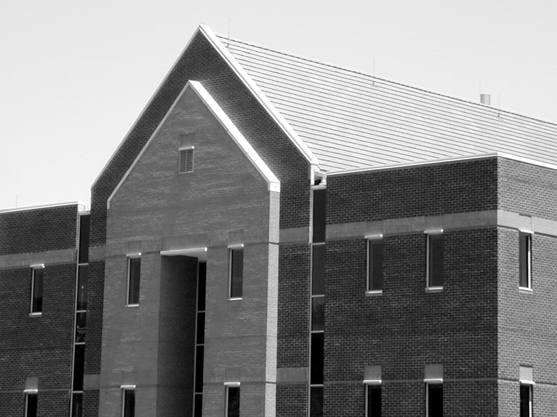
#> input picture lab9/dom.png, 557 x 417 px
$ jupyter execute 09_Canny.ipynb   (older library calls are emulated)
#> lines starting #> are read from the running program, lines starting #| are printed output that depends on the picture; after the words box and inside, x2 and y2 are one past the last pixel; in counts of white or black regions, pixels touching at a corner belong together
# Detekcja krawędzi

## Cel ćwiczenia

- Zapoznanie z metodami detekcji krawędzi:
    - Sobel, Prewitt, Roberts - przypomnienie,
    - Laplasjan z Gaussa (LoG – ang. Laplacian of Gaussian),
    - Canny.

Detekcja krawędzi przez wiele lat była podstawą algorytmów segmentacji.
Krawędzie wykrywane są najczęściej z wykorzystaniem pierwszej (gradient) i drugiej (Laplasjan) pochodnej przestrzennej.
Wykorzystanie obu metod zaprezentowane zostało w ćwiczeniu *Przetwarzanie wstępne. Filtracja kontekstowa*.

W niniejszym ćwiczeniu poznane detektory krawędzi zostaną porównane z bardziej zaawansowanymi: Laplasjan z funkcji Gaussa (LoG), Zero Crossing i Canny.

## Laplasjan z Gaussa (LoG)

Funkcja Gaussa:<br>
\begin{equation}
h(r) = e^{\frac{-r^2}{2 \sigma^2}}
\end{equation} <br>
gdzie:
- $r^2 = x^2 + y^2$
- $\sigma$ to odchylenie standardowe.

Działanie filtracji Gaussowskiej zostało przedstawione w ćwiczeniu "Przetwarzanie wstępne". W jej wyniku następuje rozmazanie obrazu.
Laplasjan tej funkcji dany jest wzorem:

\begin{equation}
\nabla^2 h(r) = \frac{r^2 - 2\sigma^2}{\sigma^4} e^{-\frac{r^2}{2\sigma^2}}
\end{equation}

Funkcję (z oczywistych powodów) nazywamy Laplasjan z Gaussa (LoG).
Ponieważ druga pochodna jest operacją liniową, konwolucja obrazu z $\nabla^2 h(r)$ daje taki sam efekt jak zastosowanie filtracji Gaussa na obrazie, a następnie obliczenie Laplasjanu z wyniku.
Lokalizacja krawędzi polega na znalezieniu miejsca, gdzie po filtracji LoG następuje zmiana znaku.

1. Wczytaj obraz *house.png*.
2. Wykonaj rozmycie Gaussowskie obrazu wejściowego.
W tym celu wykorzysaj funkcję `cv2.GaussianBlur(img, kSize, sigma)`.
Pierwszy argument jest obrazem wejśćiowym.
Drugi jest rozmiarem filtru (podanym w nawiasach okrągłych, np. *(3, 3)*).
Trzecim argumentem jest odchylenie standardowe. Wartość jest dobrana automatycznie, jeśli zosanie podana wartość `0` (będą równe rozmiarowi).
3. Oblicz laplasjan obrazu rozmytego.
W tym celu wykorzysaj funkcję `cv2.Laplacian(img, ddepth)`.
Pierszym argumentem jest obraz wejściowy.
Drugim argumentem jest typ danych wejściowych. Użyj `cv2.CV_32F`.
4. Wyznacz miejsca zmiany znaku.
Zaimplementuj funkcję `crossing(LoG, thr)`:
    - Najpierw stwórz tablicę, do której zostanie zapisany wynik.
    Jej rozmiar jest taki sam jak przetwarzanego obrazu.
    - Następnie wykonaj pętle po obrazie (bez ramki jednopikselowej).
    W każdej iteracji stwórz otoczenie o rozmiarze $3 \times 3$.
    Dla otoczenia oblicz wartość maksymalną i minimalną.
    - Jeśli wartości te mają przeciwne znaki, to do danego miejsca tablicy przypisz wartość:
        - jeśli piksel wejściowy > 0, to dodaj do niego wartość bezwzględną minimum.
        - jeśli piksel wejściowy < 0, to do jego wartości bezwzględnej dodaj maksimum.
    - Zmień zakres wykonanej tablicy do $<0, 255>$.
    - Wykonaj progowanie tablicy. Próg jest argumentem wejściowym.
    - Przeskaluj dane binarne do wartości `[0, 255]`.
    - Wykonaj konwersję do typu *uint8*.
    - Wykonaj rozmycie medianowe wyniku.
    Wykorzystaj funkcję `cv2.medianBlur(img, kSize)`.
    Pierwszym argumentem jest obraz wejśćiowy, a drugim rozmiar filtra.
    - Zwróć wyznaczoną tablicę.
5. Wyświetl obraz wynikowy.
6. Dobierz parametry (rozmiar filtru Gaussa, odchylenie standardowe, próg binaryzacji) tak, by widoczne były kontury domu, ale nie dachówki.

[cell 1]
import cv2
from matplotlib import pyplot as plt
import numpy as np
import math
import os

if not os.path.exists("dom.png") :
    !wget https://raw.githubusercontent.com/vision-agh/poc_sw/master/09_Canny/dom.png --no-check-certificate

house = cv2.imread('dom.png', cv2.IMREAD_GRAYSCALE)
#> house is the input picture: shape (417, 557); min 0, max 255, mean 133.3
plt.imshow(house, 'gray')
plt.xticks([]), plt.yticks([])
plt.show()

[cell 2]
def crossing(LoG, thr):
    result = np.zeros(shape=LoG.shape)
    for i in range(1, LoG.shape[0]-1):
        for j in range(1, LoG.shape[1]-1):
            otoczenie = LoG[i-1:i+2, j-1:j+2]
            min_otoczenie = np.min(np.min(otoczenie))
            max_otoczenie = np.max(np.max(otoczenie))
            if min_otoczenie*max_otoczenie < 0:
                if LoG[i, j] > 0:
                    result[i, j] = LoG[i, j] + np.abs(min_otoczenie)
                if LoG[i, j] < 0:
                    result[i, j] = np.abs(LoG[i, j]) + max_otoczenie
    result_normalized = cv2.normalize(result, None, 0, 255, cv2.NORM_MINMAX)
    result_binary = result_normalized > thr
    result_scaled = result_binary*255
    result_scaled = result_scaled.astype('uint8')
    result_blured = cv2.medianBlur(result_scaled, 3)
    return result_blured

[cell 3]
house_Gaussian_blured = cv2.GaussianBlur(house, (5, 5), 2)
house_laplasjan = cv2.Laplacian(house_Gaussian_blured, cv2.CV_32F)
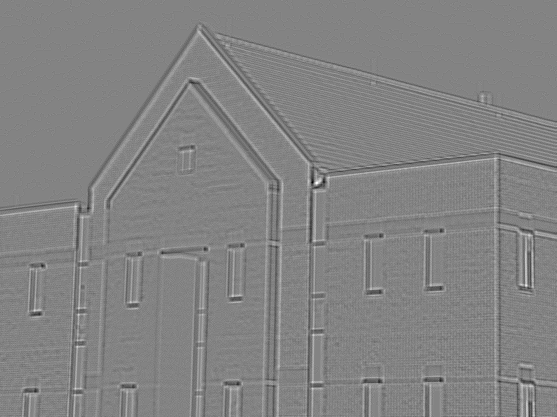
#> house_laplasjan: shape (417, 557) float32; min -51, max 48, mean 0; drawn with min black and max white
res = crossing(house_laplasjan, 1)
#> after the loop in crossing, `for i in range(1, LoG.shape[0]-1):`:
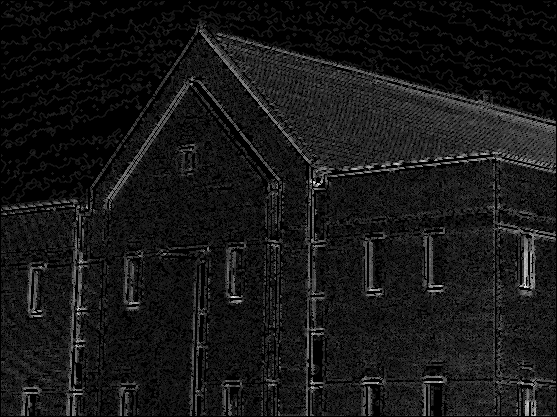
#> result: shape (417, 557) float64; min 0, max 44, mean 4; drawn with min black and max white
#> in crossing, `result_binary = result_normalized > thr`:
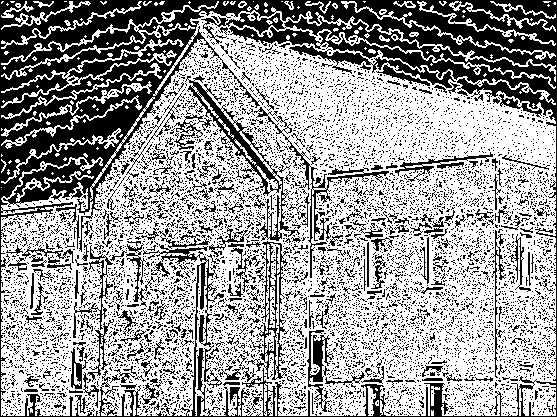
#> result_binary: shape (417, 557) bool; 61.4% white; 7754 black regions (7470 under 20 px), largest, box (x1, y1, x2, y2) and area: (0, 0, 557, 417) 46658, (185, 75, 300, 241) 2215, (254, 107, 389, 278) 1308
#> in crossing, `result_blured = cv2.medianBlur(result_scaled, 3)`: result_blured: shape (417, 557); 71% white; 1901 black regions (1615 under 20 px), largest, box (x1, y1, x2, y2) and area: (0, 0, 557, 417) 41716, (188, 80, 279, 195) 1363, (230, 26, 320, 49) 841

plt.imshow(res, 'gray')
plt.xticks([]), plt.yticks([])
plt.show()

## Algorytm Canny'ego

> Algorytm Canny'ego to często wykorzystywana metoda detekcji krawędzi.
> Zaproponowana została w~1986r. przez Johna F. Cannego.
> Przy jego projektowaniu założono trzy cele:
> - niska liczba błędów - algorytm powinien znajdywać wszystkie krawędzie oraz generować jak najmniej fałszywych detekcji,
> - punkty krawędziowe powinny być poprawnie lokalizowane - wykryte punkty powinny być jak najbardziej zbliżone do rzeczywistych,
> - krawędzie o szerokości 1 piksela - algorytm powinien zwrócić jeden punkt dla każdej rzeczywistej krawędzi.

Zaimplementuj pierwszą część algorytmu detekcji krawędzi Canny'ego:
1. W pierwszym kroku obraz przefiltruj dwuwymiarowym filtrem Gaussa.
2. Następnie oblicz gradient pionowy i poziomy ($g_x $ i $g_y$).
Jedną z metod jest filtracja Sobela.
3. Dalej oblicz amplitudę:
$M(x,y)  = \sqrt{g_x^2+g_y^2}$ oraz kąt:
$\alpha(x,y) = arctan(\frac{g_y}{g_x})$.
Do obliczenia kąta wykorzystaj funkcję `np.arctan2(x1, x2)`.
Wynik jest w radianach.
4. W kolejnym etapie wykonaj kwantyzację kątów gradientu.
Kąty od $-180^\circ$ do $180^\circ$ można podzielić na 8 przedziałów:
[$-22.5^\circ, 22.5^\circ$], [$22.5^\circ, 67.5^\circ$],
[$67.5^\circ, 112.5^\circ$], [$112.5^\circ, 157.5^\circ$],
[$157.5^\circ, -157.5^\circ$], [$-157.5^\circ, -112.5^\circ$],
[$-112.5^\circ, -67.5^\circ$], [$-67.5^\circ, -22.5^\circ$].
Przy czym należy rozpatrywać tylko 4 kierunki:
    - pionowy ($d_1$),
    - poziomy ($d_2$),
    - skośny lewy ($d_3$),
    - skośny prawy ($d_4$).
5. Dalej przeprowadź eliminację pikseli, które nie mają wartości maksymalnej (ang. *nonmaximal suppresion*).
Celem tej operacji jest redukcja szerokości krawędzi do rozmiaru 1 piksela.
Algorytm przebiega następująco.
W rozpatrywanym otoczeniu o rozmiarze $3 \times 3$:
    - określ do którego przedziału należy kierunek gradientu piksela centralnego ($d_1, d_2, d_3, d_4$).
    - przeanalizuje sąsiadów leżących na tym kierunku.
Jeśli choć jeden z nich ma amplitudę większą niż piksel centralny, to należy uznać, że nie jest lokalnym maksimum i do wyniku przypisać $g_N(x,y) = 0$.
W przeciwnym przypadku $g_N(x,y) = M(x,y)$.
Przez $g_N$ rozumiemy obraz detekcji lokalnych maksimów.
Zaimplementuj funkcję `nonmax`.
Pierwszym argementem jest macierz kierunków (po kwantyzacji).
Drugim argumentem jest macierz amplitudy.
6. Ostatnią operacją jest binaryzacja obrazu $g_N$.
Stosuje się tutaj tzw. binaryzację z histerezą.
Wykorzystuje się w niej dwa progi: $T_L$ i $T_H$, przy czym $T_L < T_H$.
Canny zaproponował, aby stosunek progu wyższego do niższego był jak 3 lub 2 do 1.
Rezultaty binaryzacji można opisać jako:<br>
$g_{NH}(x,y) = g_N(x,y) \geq TH $<br>
$g_{NL}(x,y) = TH > g_N(x,y) \geq TL $<br>
Można powiedzieć, że na obrazie $g_{NH}$ są "pewne" krawędzie.
Natomiast na $g_{NL}$ "potencjalne".
7. Na jednym obrazie zaznacz piksele należące do obrazu $g_{NH}$ jako czerwone oraz należące do obrazu $g_{NL}$ jako niebieskie.
Wyświetl obraz.

[cell 4]
def my_canny(image, t_low, t_high):

    image_filtered = cv2.GaussianBlur(image, (5, 5), 0)

    Sobel1 = np.array([[-1, 0, 1], [-2, 0, 2], [-1, 0, 1]])
    Sobel2 = np.array([[1, 2, 1], [0, 0, 0], [-1, -2, -1]])

    Gx = cv2.filter2D(image_filtered, -1, Sobel1)
    Gy = cv2.filter2D(image_filtered, -1, Sobel2)

    M = np.sqrt(Gx**2+Gy**2)

    alpha_rad = np.arctan2(Gy, Gx)
    alpha_deg = alpha_rad*180/np.pi
    alpha_deg[alpha_deg < 0] += 180

    directions = np.zeros(shape=image.shape)

    for i in range(image.shape[0]):
        for j in range(image.shape[1]):
            if (0 <= alpha_deg[i,j] < 22.5) or (157.5 <= alpha_deg[i,j] <= 180):
                directions[i, j] = 0
            elif (22.5 <= alpha_deg[i,j] < 67.5):
                directions[i, j] = 45
            elif (67.5 <= alpha_deg[i,j] < 112.5):
                directions[i, j] = 90
            elif (112.5 <= alpha_deg[i,j] < 157.5):
                directions[i, j] = 135

    gN = nonmax(directions, M)
    gNh = gN >= t_high
    gNl = np.where(np.logical_and(t_high > gN, gN >= t_low), 1, 0)
    return gNl, gNh

[cell 5]
def nonmax(directions, M):
    gN = np.zeros(shape=directions.shape)
    for i in range(1, directions.shape[0]-1):
        for j in range(1, directions.shape[1]-1):
            if(directions[i, j] == 0):
                if(M[i, j-1] > M[i, j] or M[i, j+1] > M[i, j]):
                    gN[i, j] = 0
                else:
                    gN[i, j] = M[i, j]
            elif(directions[i, j] == 45):
                if(M[i+1, j+1] > M[i, j] or M[i-1, j-1] > M[i, j]):
                    gN[i, j] = 0
                else:
                    gN[i, j] = M[i, j]
            elif(directions[i, j] == 90):
                if(M[i-1, j] > M[i, j] or M[i+1, j] > M[i, j]):
                    gN[i, j] = 0
                else:
                    gN[i, j] = M[i, j]
            elif(directions[i, j] == 135):
                if(M[i+1, j-1] > M[i, j] or M[i-1, j+1] > M[i, j]):
                    gN[i, j] = 0
                else:
                    gN[i, j] = M[i, j]
    return gN

[cell 6]
gNl, gNh = my_canny(house, 5, 10)
#> in my_canny, `M = np.sqrt(Gx**2+Gy**2)`:
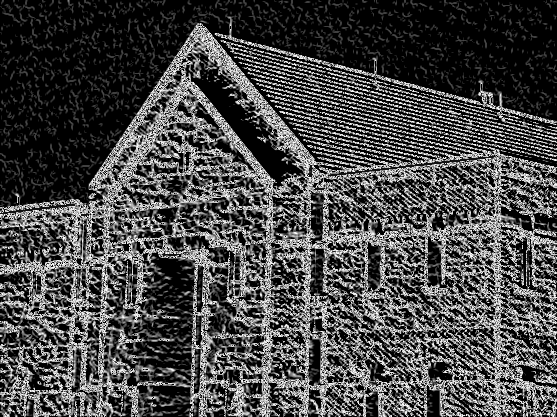
#> M: shape (417, 557) float16; min 0, max 15.81, mean 4.52; drawn with min black and max white
#> after the loop in my_canny, `for i in range(image.shape[0]):`:
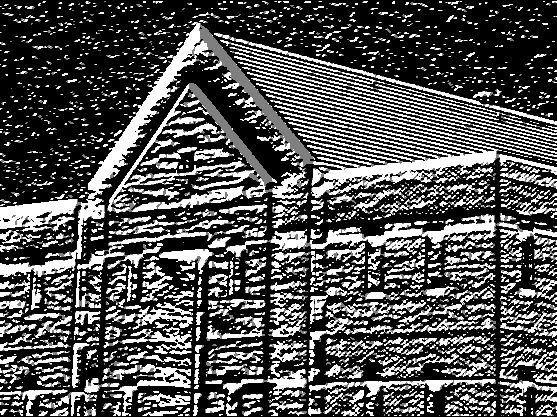
#> directions: shape (417, 557) float64; min 0, max 90, mean 29.4; drawn with min black and max white
#> after the loop in nonmax, `for i in range(1, directions.shape[0]-1):`:
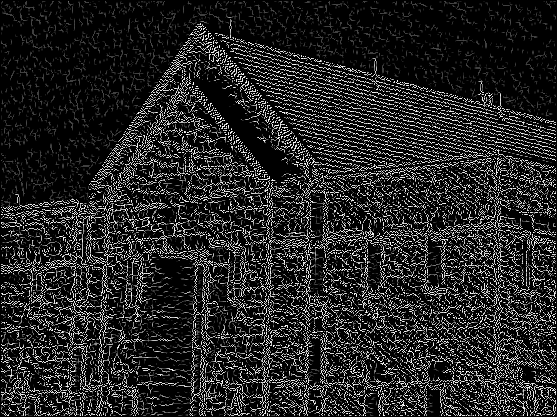
#> gN: shape (417, 557) float64; min 0, max 15.81, mean 2.33; drawn with min black and max white
#> in my_canny, `gNh = gN >= t_high`: gNh: shape (417, 557) bool; 13.7% white in thin lines or dots
#> in my_canny, `gNl = np.where(np.logical_and(t_high > gN, gN >= t_low), 1, 0)`:
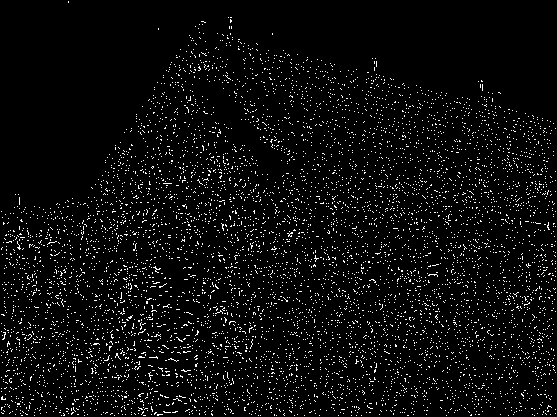
#> gNl: shape (417, 557) int64; values 0 (black) and 1 (white), 4.7% white in thin lines or dots
X, Y = gNh.shape
#> X = 417; Y = 557
mixed = np.zeros(shape=(X, Y, 3))
for i in range(X):
    for j in range(Y):
        if gNh[i, j] == 1:
            mixed[i, j]= [255, 0, 0]
        elif gNl[i, j] == 1:
            mixed[i, j] = [0, 0, 255]
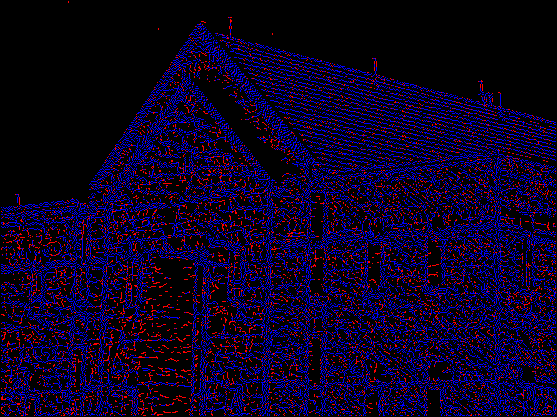
#> mixed: shape (417, 557, 3) float64; mean of channels 0, 1, 2 34.9, 0, 12.1; drawn as B, G, R

plt.figure(figsize=(12,4))
ax = plt.subplot(1, 3, 1)
ax.imshow(gNl, 'gray', vmin=0, vmax=1)
plt.xticks([]), plt.yticks([])
plt.title('Potencjalne krawędzie gNL')

ax = plt.subplot(1, 3, 2)
ax.imshow(gNh, 'gray', vmin=0, vmax=1)
plt.xticks([]), plt.yticks([])
plt.title('Pewne krawędzie gNH')

ax = plt.subplot(1, 3, 3)
ax.imshow(mixed)
plt.xticks([]), plt.yticks([])
plt.title('Zmiksowany obraz')

plt.show()
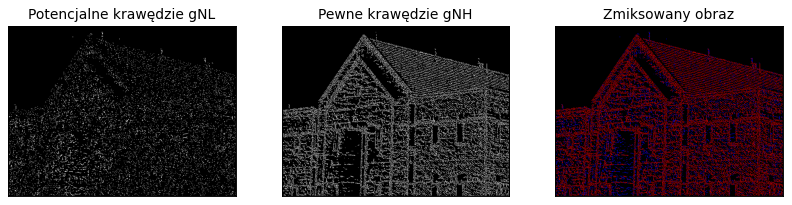
#> figure drawn by matplotlib, 3 panels

## Algorytm Canny'ego - OpenCV

1. Wykonaj dektekcję krawędzi metodą Canny'ego wykorzystując funkcję `cv2.Canny`.
    - Pierwszym argumentem funkcji jest obraz wejściowy.
    - Drugim argumentem jest mniejszy próg.
    - Trzecim argumentem jest większy próg.
    - Czwarty argument to tablica, do której wpisany zostanie wynik.
    Można zwrócić go przez wartość i podać wartość `None`.
    - Piąty argument to rozmiar operatora Sobela (w naszym przypadku 3).
    - Szósty argument to rodzaj używanej normy.
    0 oznacza normę $L_1$, 1 oznacza normę $L_2$. Użyj $L_2$.
2. Wynik wyświetl i porównaj z wykonaną częściową implementacją w poprzednim ćwiczeniu.
Na czym polegają różnice?

[cell 7]
house = cv2.imread('dom.png', cv2.IMREAD_GRAYSCALE)
res = cv2.Canny(house, 2, 6, None, 3, 1)
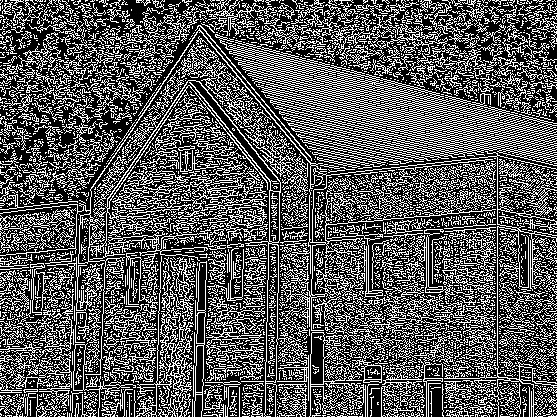
#> res: shape (417, 557); 35% white in thin lines or dots
plt.imshow(res, 'gray')
plt.xticks([]), plt.yticks([])
plt.show()
